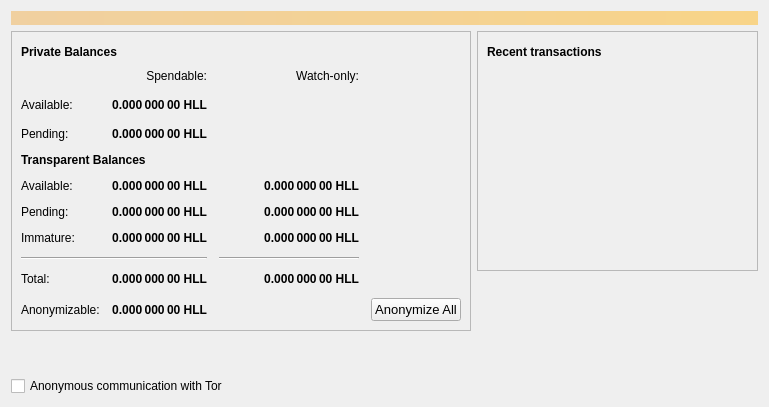
<?xml version="1.0" encoding="UTF-8"?>
<ui version="4.0">
 <class>OverviewPage</class>
 <widget class="QWidget" name="OverviewPage">
  <property name="geometry">
   <rect>
    <x>0</x>
    <y>0</y>
    <width>769</width>
    <height>407</height>
   </rect>
  </property>
  <property name="windowTitle">
   <string>Form</string>
  </property>
  <layout class="QVBoxLayout" name="topLayout">
   <item>
    <widget class="QLabel" name="labelAlerts">
     <property name="visible">
      <bool>false</bool>
     </property>
     <property name="styleSheet">
      <string notr="true">QLabel { background-color: qlineargradient(x1: 0, y1: 0, x2: 1, y2: 0, stop:0 #F0D0A0, stop:1 #F8D488); color:#000000; }</string>
     </property>
     <property name="wordWrap">
      <bool>true</bool>
     </property>
     <property name="margin">
      <number>3</number>
     </property>
     <property name="textInteractionFlags">
      <set>Qt::TextSelectableByMouse</set>
     </property>
    </widget>
   </item>
   <item>
    <layout class="QHBoxLayout" name="horizontalLayout" stretch="1,1">
     <item>
      <layout class="QVBoxLayout" name="verticalLayout_2">
       <item>
        <widget class="QFrame" name="frame">
         <property name="frameShape">
          <enum>QFrame::StyledPanel</enum>
         </property>
         <property name="frameShadow">
          <enum>QFrame::Raised</enum>
         </property>
         <layout class="QVBoxLayout" name="verticalLayout_4">
          <item>
           <layout class="QHBoxLayout" name="horizontalLayout_4">
            <item>
             <widget class="QLabel" name="label_5">
              <property name="font">
               <font>
                <weight>75</weight>
                <bold>true</bold>
               </font>
              </property>
              <property name="text">
               <string>Private Balances</string>
              </property>
             </widget>
            </item>
            <item>
             <widget class="QPushButton" name="labelWalletStatus">
              <property name="enabled">
               <bool>true</bool>
              </property>
              <property name="maximumSize">
               <size>
                <width>30</width>
                <height>16777215</height>
               </size>
              </property>
              <property name="toolTip">
               <string>The displayed information may be out of date. Your wallet automatically synchronizes with the Halal network after a connection is established, but this process has not completed yet.</string>
              </property>
              <property name="text">
               <string/>
              </property>
              <property name="icon">
               <iconset resource="../bitcoin.qrc">
                <normaloff>:/icons/warning</normaloff>
                <disabledoff>:/icons/warning</disabledoff>:/icons/warning</iconset>
              </property>
              <property name="iconSize">
               <size>
                <width>24</width>
                <height>24</height>
               </size>
              </property>
              <property name="flat">
               <bool>true</bool>
              </property>
             </widget>
            </item>
            <item>
             <spacer name="horizontalSpacer_3">
              <property name="orientation">
               <enum>Qt::Horizontal</enum>
              </property>
              <property name="sizeHint" stdset="0">
               <size>
                <width>40</width>
                <height>20</height>
               </size>
              </property>
             </spacer>
            </item>
           </layout>
          </item>
          <item>
           <layout class="QGridLayout" name="gridLayout">
            <property name="spacing">
             <number>12</number>
            </property>
            <item row="16" column="0">
             <widget class="QLabel" name="labelAnonymizableText">
              <property name="text">
               <string>Anonymizable:</string>
              </property>
             </widget>
            </item>
            <item row="2" column="3">
             <spacer name="horizontalSpacer_2">
              <property name="orientation">
               <enum>Qt::Horizontal</enum>
              </property>
              <property name="sizeHint" stdset="0">
               <size>
                <width>40</width>
                <height>20</height>
               </size>
              </property>
             </spacer>
            </item>
            <item row="6" column="0" colspan="2">
             <widget class="QLabel" name="label">
              <property name="font">
               <font>
                <weight>75</weight>
                <bold>true</bold>
               </font>
              </property>
              <property name="text">
               <string>Transparent Balances</string>
              </property>
             </widget>
            </item>
            <item row="16" column="1">
             <widget class="QLabel" name="labelAnonymizable">
              <property name="font">
               <font>
                <weight>75</weight>
                <bold>true</bold>
               </font>
              </property>
              <property name="text">
               <string>0.000 000 00 HLL</string>
              </property>
              <property name="alignment">
               <set>Qt::AlignRight|Qt::AlignTrailing|Qt::AlignVCenter</set>
              </property>
             </widget>
            </item>
            <item row="11" column="2">
             <widget class="QLabel" name="labelWatchPending">
              <property name="font">
               <font>
                <weight>75</weight>
                <bold>true</bold>
               </font>
              </property>
              <property name="cursor">
               <cursorShape>IBeamCursor</cursorShape>
              </property>
              <property name="toolTip">
               <string>Unconfirmed transactions to watch-only addresses</string>
              </property>
              <property name="text">
               <string notr="true">0.000 000 00 HLL</string>
              </property>
              <property name="alignment">
               <set>Qt::AlignRight|Qt::AlignTrailing|Qt::AlignVCenter</set>
              </property>
              <property name="textInteractionFlags">
               <set>Qt::LinksAccessibleByMouse|Qt::TextSelectableByKeyboard|Qt::TextSelectableByMouse</set>
              </property>
             </widget>
            </item>
            <item row="10" column="1">
             <widget class="QLabel" name="labelBalance">
              <property name="font">
               <font>
                <weight>75</weight>
                <bold>true</bold>
               </font>
              </property>
              <property name="cursor">
               <cursorShape>IBeamCursor</cursorShape>
              </property>
              <property name="toolTip">
               <string>Your current spendable balance</string>
              </property>
              <property name="text">
               <string notr="true">0.000 000 00 HLL</string>
              </property>
              <property name="alignment">
               <set>Qt::AlignRight|Qt::AlignTrailing|Qt::AlignVCenter</set>
              </property>
              <property name="textInteractionFlags">
               <set>Qt::LinksAccessibleByMouse|Qt::TextSelectableByKeyboard|Qt::TextSelectableByMouse</set>
              </property>
             </widget>
            </item>
            <item row="0" column="1">
             <widget class="QLabel" name="labelSpendable">
              <property name="text">
               <string>Spendable:</string>
              </property>
              <property name="alignment">
               <set>Qt::AlignRight|Qt::AlignTrailing|Qt::AlignVCenter</set>
              </property>
             </widget>
            </item>
            <item row="10" column="2">
             <widget class="QLabel" name="labelWatchAvailable">
              <property name="font">
               <font>
                <weight>75</weight>
                <bold>true</bold>
               </font>
              </property>
              <property name="cursor">
               <cursorShape>IBeamCursor</cursorShape>
              </property>
              <property name="toolTip">
               <string>Your current balance in watch-only addresses</string>
              </property>
              <property name="text">
               <string notr="true">0.000 000 00 HLL</string>
              </property>
              <property name="alignment">
               <set>Qt::AlignRight|Qt::AlignTrailing|Qt::AlignVCenter</set>
              </property>
              <property name="textInteractionFlags">
               <set>Qt::LinksAccessibleByMouse|Qt::TextSelectableByKeyboard|Qt::TextSelectableByMouse</set>
              </property>
             </widget>
            </item>
            <item row="11" column="0">
             <widget class="QLabel" name="labelPendingText">
              <property name="text">
               <string>Pending:</string>
              </property>
             </widget>
            </item>
            <item row="5" column="1">
             <widget class="QLabel" name="labelUnconfirmedPrivate">
              <property name="font">
               <font>
                <weight>75</weight>
                <bold>true</bold>
               </font>
              </property>
              <property name="cursor">
               <cursorShape>IBeamCursor</cursorShape>
              </property>
              <property name="toolTip">
               <string>Total of anonymize transactions that have yet to be confirmed, and do not yet count toward the spendable balance</string>
              </property>
              <property name="text">
               <string>0.000 000 00 HLL</string>
              </property>
              <property name="alignment">
               <set>Qt::AlignRight|Qt::AlignTrailing|Qt::AlignVCenter</set>
              </property>
              <property name="textInteractionFlags">
               <set>Qt::LinksAccessibleByMouse|Qt::TextSelectableByKeyboard|Qt::TextSelectableByMouse</set>
              </property>
             </widget>
            </item>
            <item row="5" column="0">
             <widget class="QLabel" name="labelUnconfirmedPrivateText">
              <property name="text">
               <string>Pending:</string>
              </property>
             </widget>
            </item>
            <item row="13" column="2">
             <widget class="Line" name="lineWatchBalance">
              <property name="sizePolicy">
               <sizepolicy hsizetype="Preferred" vsizetype="Fixed">
                <horstretch>0</horstretch>
                <verstretch>0</verstretch>
               </sizepolicy>
              </property>
              <property name="minimumSize">
               <size>
                <width>140</width>
                <height>0</height>
               </size>
              </property>
              <property name="orientation">
               <enum>Qt::Horizontal</enum>
              </property>
             </widget>
            </item>
            <item row="15" column="0">
             <widget class="QLabel" name="labelTotalText">
              <property name="text">
               <string>Total:</string>
              </property>
             </widget>
            </item>
            <item row="0" column="2">
             <widget class="QLabel" name="labelWatchonly">
              <property name="text">
               <string>Watch-only:</string>
              </property>
              <property name="alignment">
               <set>Qt::AlignRight|Qt::AlignTrailing|Qt::AlignVCenter</set>
              </property>
             </widget>
            </item>
            <item row="10" column="0">
             <widget class="QLabel" name="labelBalanceText">
              <property name="text">
               <string>Available:</string>
              </property>
             </widget>
            </item>
            <item row="15" column="1">
             <widget class="QLabel" name="labelTotal">
              <property name="font">
               <font>
                <weight>75</weight>
                <bold>true</bold>
               </font>
              </property>
              <property name="cursor">
               <cursorShape>IBeamCursor</cursorShape>
              </property>
              <property name="toolTip">
               <string>Your current total balance</string>
              </property>
              <property name="text">
               <string notr="true">0.000 000 00 HLL</string>
              </property>
              <property name="alignment">
               <set>Qt::AlignRight|Qt::AlignTrailing|Qt::AlignVCenter</set>
              </property>
              <property name="textInteractionFlags">
               <set>Qt::LinksAccessibleByMouse|Qt::TextSelectableByKeyboard|Qt::TextSelectableByMouse</set>
              </property>
             </widget>
            </item>
            <item row="15" column="2">
             <widget class="QLabel" name="labelWatchTotal">
              <property name="font">
               <font>
                <weight>75</weight>
                <bold>true</bold>
               </font>
              </property>
              <property name="cursor">
               <cursorShape>IBeamCursor</cursorShape>
              </property>
              <property name="toolTip">
               <string>Current total balance in watch-only addresses</string>
              </property>
              <property name="text">
               <string notr="true">0.000 000 00 HLL</string>
              </property>
              <property name="alignment">
               <set>Qt::AlignRight|Qt::AlignTrailing|Qt::AlignVCenter</set>
              </property>
              <property name="textInteractionFlags">
               <set>Qt::LinksAccessibleByMouse|Qt::TextSelectableByKeyboard|Qt::TextSelectableByMouse</set>
              </property>
             </widget>
            </item>
            <item row="13" column="0" colspan="2">
             <widget class="Line" name="lineTotalBalance">
              <property name="orientation">
               <enum>Qt::Horizontal</enum>
              </property>
             </widget>
            </item>
            <item row="11" column="1">
             <widget class="QLabel" name="labelUnconfirmed">
              <property name="font">
               <font>
                <weight>75</weight>
                <bold>true</bold>
               </font>
              </property>
              <property name="cursor">
               <cursorShape>IBeamCursor</cursorShape>
              </property>
              <property name="toolTip">
               <string>Total of transactions that have yet to be confirmed, and do not yet count toward the spendable balance</string>
              </property>
              <property name="text">
               <string notr="true">0.000 000 00 HLL</string>
              </property>
              <property name="alignment">
               <set>Qt::AlignRight|Qt::AlignTrailing|Qt::AlignVCenter</set>
              </property>
              <property name="textInteractionFlags">
               <set>Qt::LinksAccessibleByMouse|Qt::TextSelectableByKeyboard|Qt::TextSelectableByMouse</set>
              </property>
             </widget>
            </item>
            <item row="16" column="4">
             <widget class="QPushButton" name="anonymizeButton">
              <property name="sizePolicy">
               <sizepolicy hsizetype="Minimum" vsizetype="Minimum">
                <horstretch>0</horstretch>
                <verstretch>0</verstretch>
               </sizepolicy>
              </property>
              <property name="font">
               <font>
                <pointsize>10</pointsize>
               </font>
              </property>
              <property name="text">
               <string>Anonymize All</string>
              </property>
             </widget>
            </item>
            <item row="12" column="0">
             <widget class="QLabel" name="labelImmatureText">
              <property name="text">
               <string>Immature:</string>
              </property>
             </widget>
            </item>
            <item row="12" column="1">
             <widget class="QLabel" name="labelImmature">
              <property name="font">
               <font>
                <weight>75</weight>
                <bold>true</bold>
               </font>
              </property>
              <property name="cursor">
               <cursorShape>IBeamCursor</cursorShape>
              </property>
              <property name="toolTip">
               <string>Mined balance that has not yet matured</string>
              </property>
              <property name="text">
               <string notr="true">0.000 000 00 HLL</string>
              </property>
              <property name="alignment">
               <set>Qt::AlignRight|Qt::AlignTrailing|Qt::AlignVCenter</set>
              </property>
              <property name="textInteractionFlags">
               <set>Qt::LinksAccessibleByMouse|Qt::TextSelectableByKeyboard|Qt::TextSelectableByMouse</set>
              </property>
             </widget>
            </item>
            <item row="12" column="2">
             <widget class="QLabel" name="labelWatchImmature">
              <property name="font">
               <font>
                <weight>75</weight>
                <bold>true</bold>
               </font>
              </property>
              <property name="cursor">
               <cursorShape>IBeamCursor</cursorShape>
              </property>
              <property name="toolTip">
               <string>Mined balance in watch-only addresses that has not yet matured</string>
              </property>
              <property name="text">
               <string notr="true">0.000 000 00 HLL</string>
              </property>
              <property name="alignment">
               <set>Qt::AlignRight|Qt::AlignTrailing|Qt::AlignVCenter</set>
              </property>
              <property name="textInteractionFlags">
               <set>Qt::LinksAccessibleByMouse|Qt::TextSelectableByKeyboard|Qt::TextSelectableByMouse</set>
              </property>
             </widget>
            </item>
            <item row="2" column="0">
             <widget class="QLabel" name="labelPrivateText">
              <property name="text">
               <string>Available:</string>
              </property>
             </widget>
            </item>
            <item row="2" column="1">
             <widget class="QLabel" name="labelPrivate">
              <property name="font">
               <font>
                <weight>75</weight>
                <bold>true</bold>
               </font>
              </property>
              <property name="cursor">
               <cursorShape>IBeamCursor</cursorShape>
              </property>
              <property name="toolTip">
               <string>Your current spendable anonymized balance</string>
              </property>
              <property name="text">
               <string>0.000 000 00 HLL</string>
              </property>
              <property name="alignment">
               <set>Qt::AlignRight|Qt::AlignTrailing|Qt::AlignVCenter</set>
              </property>
              <property name="textInteractionFlags">
               <set>Qt::LinksAccessibleByMouse|Qt::TextSelectableByKeyboard|Qt::TextSelectableByMouse</set>
              </property>
             </widget>
            </item>
           </layout>
          </item>
         </layout>
        </widget>
       </item>
       <item>
        <spacer name="verticalSpacer">
         <property name="orientation">
          <enum>Qt::Vertical</enum>
         </property>
         <property name="sizeHint" stdset="0">
          <size>
           <width>20</width>
           <height>40</height>
          </size>
         </property>
        </spacer>
       </item>
       <item>
        <widget class="QCheckBox" name="checkboxEnabledTor">
         <property name="enabled">
          <bool>true</bool>
         </property>
         <property name="text">
          <string>Anonymous communication with Tor</string>
         </property>
         <property name="checked">
          <bool>false</bool>
         </property>
        </widget>
       </item>
      </layout>
     </item>
     <item>
      <layout class="QVBoxLayout" name="verticalLayout_3">
       <item>
        <widget class="QFrame" name="frame_2">
         <property name="frameShape">
          <enum>QFrame::StyledPanel</enum>
         </property>
         <property name="frameShadow">
          <enum>QFrame::Raised</enum>
         </property>
         <layout class="QVBoxLayout" name="verticalLayout">
          <item>
           <layout class="QHBoxLayout" name="horizontalLayout_2">
            <item>
             <widget class="QLabel" name="label_4">
              <property name="font">
               <font>
                <weight>75</weight>
                <bold>true</bold>
               </font>
              </property>
              <property name="text">
               <string>Recent transactions</string>
              </property>
             </widget>
            </item>
            <item>
             <widget class="QPushButton" name="labelTransactionsStatus">
              <property name="enabled">
               <bool>true</bool>
              </property>
              <property name="maximumSize">
               <size>
                <width>30</width>
                <height>16777215</height>
               </size>
              </property>
              <property name="toolTip">
               <string>The displayed information may be out of date. Your wallet automatically synchronizes with the Halal network after a connection is established, but this process has not completed yet.</string>
              </property>
              <property name="text">
               <string/>
              </property>
              <property name="icon">
               <iconset resource="../bitcoin.qrc">
                <normaloff>:/icons/warning</normaloff>
                <disabledoff>:/icons/warning</disabledoff>:/icons/warning</iconset>
              </property>
              <property name="iconSize">
               <size>
                <width>24</width>
                <height>24</height>
               </size>
              </property>
              <property name="flat">
               <bool>true</bool>
              </property>
             </widget>
            </item>
            <item>
             <spacer name="horizontalSpacer">
              <property name="orientation">
               <enum>Qt::Horizontal</enum>
              </property>
              <property name="sizeHint" stdset="0">
               <size>
                <width>40</width>
                <height>20</height>
               </size>
              </property>
             </spacer>
            </item>
           </layout>
          </item>
          <item>
           <widget class="QListView" name="listTransactions">
            <property name="styleSheet">
             <string notr="true">QListView { background: transparent; }</string>
            </property>
            <property name="frameShape">
             <enum>QFrame::NoFrame</enum>
            </property>
            <property name="verticalScrollBarPolicy">
             <enum>Qt::ScrollBarAlwaysOff</enum>
            </property>
            <property name="horizontalScrollBarPolicy">
             <enum>Qt::ScrollBarAlwaysOff</enum>
            </property>
            <property name="selectionMode">
             <enum>QAbstractItemView::NoSelection</enum>
            </property>
           </widget>
          </item>
         </layout>
        </widget>
       </item>
       <item>
        <spacer name="verticalSpacer_2">
         <property name="orientation">
          <enum>Qt::Vertical</enum>
         </property>
         <property name="sizeHint" stdset="0">
          <size>
           <width>20</width>
           <height>40</height>
          </size>
         </property>
        </spacer>
       </item>
      </layout>
     </item>
    </layout>
   </item>
  </layout>
 </widget>
 <resources>
  <include location="../bitcoin.qrc"/>
 </resources>
 <connections/>
</ui>
